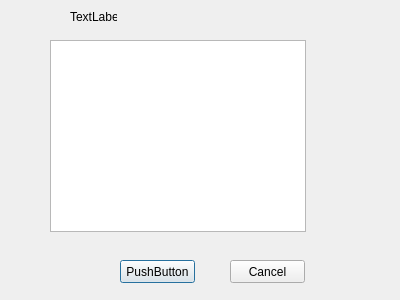
<?xml version="1.0" encoding="UTF-8"?>
<ui version="4.0">
 <class>AddSkillWindow</class>
 <widget class="QDialog" name="AddSkillWindow">
  <property name="geometry">
   <rect>
    <x>0</x>
    <y>0</y>
    <width>400</width>
    <height>300</height>
   </rect>
  </property>
  <property name="windowTitle">
   <string>AddSkillWindow</string>
  </property>
  <widget class="QListWidget" name="skillsList">
   <property name="geometry">
    <rect>
     <x>50</x>
     <y>40</y>
     <width>256</width>
     <height>192</height>
    </rect>
   </property>
  </widget>
  <widget class="QPushButton" name="pushButton">
   <property name="geometry">
    <rect>
     <x>120</x>
     <y>260</y>
     <width>75</width>
     <height>23</height>
    </rect>
   </property>
   <property name="text">
    <string>PushButton</string>
   </property>
  </widget>
  <widget class="QPushButton" name="cancelButton">
   <property name="geometry">
    <rect>
     <x>230</x>
     <y>260</y>
     <width>75</width>
     <height>23</height>
    </rect>
   </property>
   <property name="text">
    <string>Cancel</string>
   </property>
  </widget>
  <widget class="QLabel" name="headingLabel">
   <property name="geometry">
    <rect>
     <x>70</x>
     <y>10</y>
     <width>47</width>
     <height>13</height>
    </rect>
   </property>
   <property name="text">
    <string>TextLabel</string>
   </property>
  </widget>
 </widget>
 <layoutdefault spacing="6" margin="11"/>
 <resources/>
 <connections/>
</ui>
